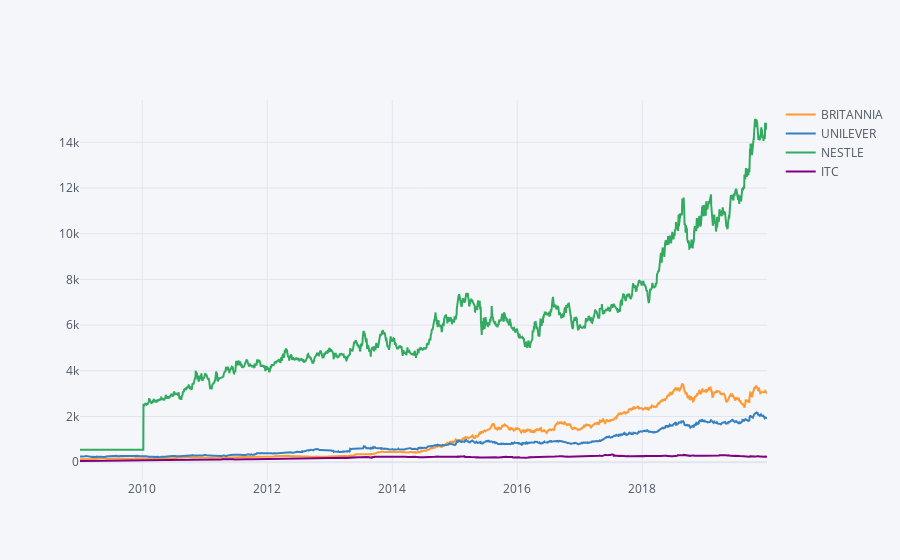

Notebook source saved alongside this figure:
### Code cell
#this is for plotly plots

df1.iplot(kind='line',x='Date',y='Close',categories='CompanyName',mode='lines')

### Figure 1 — Plotly figure (JSON) as saved in the notebook; plotly's stock layout.template omitted (floating-point values rounded to 4 significant figures; data arrays with more than 128 entries replaced by an {"elided": "..."} marker saying what was removed)
{"data": [{"marker": {"color": "rgba(255, 153, 51, 1.0)", "line": {"width": 1.3}, "opacity": 0.8, "size": 12, "symbol": "circle"}, "mode": "lines", "name": "BRITANNIA", "textfont": {"color": "#4D5663"}, "type": "scatter", "x": {"elided": "2699 str values"}, "y": {"elided": "2699 float values"}}, {"marker": {"color": "rgba(55, 128, 191, 1.0)", "line": {"width": 1.3}, "opacity": 0.8, "size": 12, "symbol": "circle"}, "mode": "lines", "name": "UNILEVER", "textfont": {"color": "#4D5663"}, "type": "scatter", "x": {"elided": "2699 str values"}, "y": {"elided": "2699 float values"}}, {"marker": {"color": "rgba(50, 171, 96, 1.0)", "line": {"width": 1.3}, "opacity": 0.8, "size": 12, "symbol": "circle"}, "mode": "lines", "name": "NESTLE", "textfont": {"color": "#4D5663"}, "type": "scatter", "x": {"elided": "2694 str values"}, "y": {"elided": "2694 float values"}}, {"marker": {"color": "rgba(128, 0, 128, 1.0)", "line": {"width": 1.3}, "opacity": 0.8, "size": 12, "symbol": "circle"}, "mode": "lines", "name": "ITC", "textfont": {"color": "#4D5663"}, "type": "scatter", "x": {"elided": "2699 str values"}, "y": {"elided": "2699 float values"}}], "layout": {"legend": {"bgcolor": "#F5F6F9", "font": {"color": "#4D5663"}}, "paper_bgcolor": "#F5F6F9", "plot_bgcolor": "#F5F6F9", "title": {"font": {"color": "#4D5663"}}, "xaxis": {"gridcolor": "#E1E5ED", "showgrid": true, "tickfont": {"color": "#4D5663"}, "title": {"font": {"color": "#4D5663"}, "text": ""}, "zerolinecolor": "#E1E5ED"}, "yaxis": {"gridcolor": "#E1E5ED", "showgrid": true, "tickfont": {"color": "#4D5663"}, "title": {"font": {"color": "#4D5663"}, "text": ""}, "zerolinecolor": "#E1E5ED"}}}
